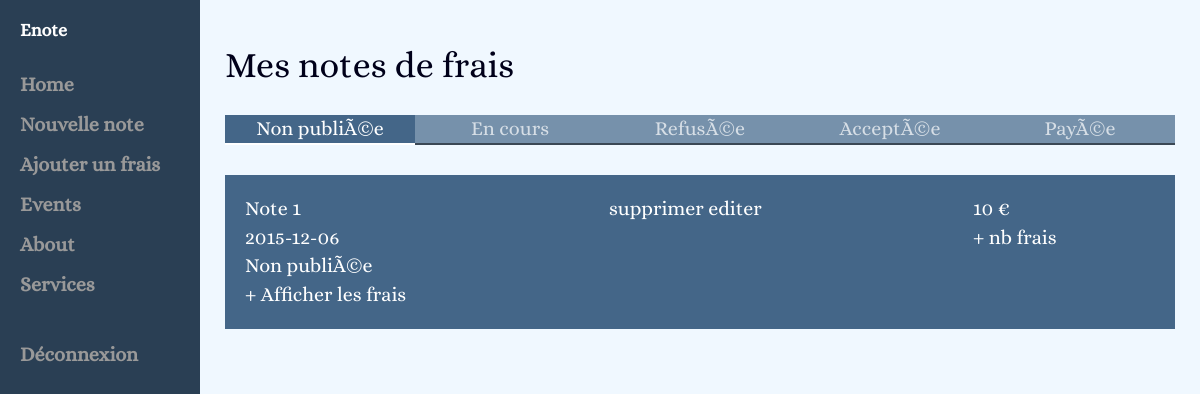
Page / (signed in) on the earlier database version.
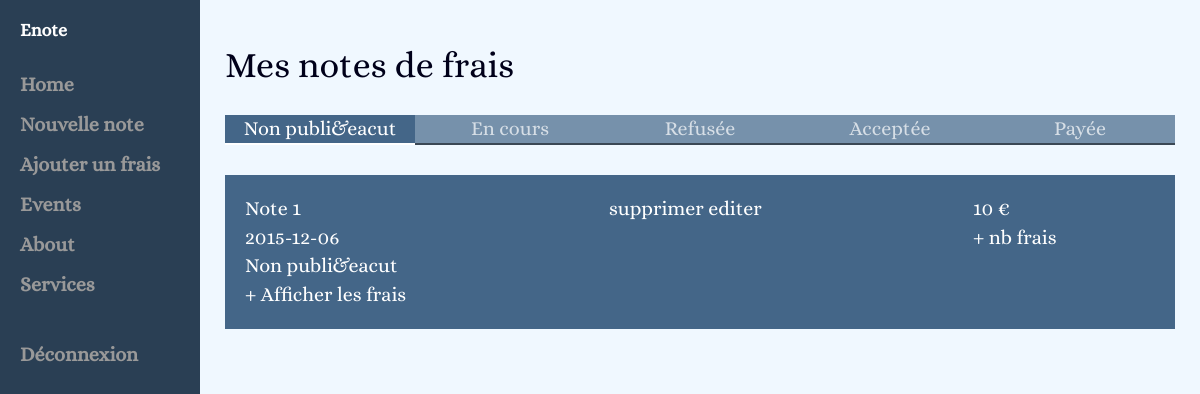
Same page on the later database version.
### tables this page shows
CREATE TABLE IF NOT EXISTS `statut_note` (
  `id` int(11) NOT NULL AUTO_INCREMENT,
  `name` varchar(15) NOT NULL,
  PRIMARY KEY (`id`)
);

CREATE TABLE IF NOT EXISTS `note_frais` (
  `id` int(11) NOT NULL AUTO_INCREMENT,
  `name` varchar(255) NOT NULL,
  `total` float NOT NULL,
  `date` date NOT NULL,
  `user_id` int(11) NOT NULL,
  `statut_id` int(11) NOT NULL,
  PRIMARY KEY (`id`),
  KEY `categorie_id` (`statut_id`),
  KEY `user_id` (`user_id`)
);

### class/Security.php (called while the page is built, shortened)
<?php
class Security {
    public function logged(){
        if (isset($_SESSION['user'])) {
            return true;
        }
        return false;
    }
}

### class/Statut.php (called while the page is built, shortened)
<?php
class Statut {
    private $id;
    public function setId($value)
    {
        $this->id = $value;
    }
    public function getAll($bdd) {
        $statut = $bdd->query("SELECT * FROM statut_note");
        return $statut->fetchAll();
    }
    public function getStatutById($bdd) {
        $statut = $bdd->prepare("SELECT * FROM statut_note WHERE id = :sId");
        $statut->execute(array(
            ":sId"      =>  $this->id
        ));
        return $statut->fetch();
    }
}

### class/User.php (called while the page is built, shortened)
<?php
include_once 'Note.php';
class User {
    private $id;
    public function getNotes($bdd) {
        $note = new Note();
        $listNotes = $note->getNotesByUser($bdd, $this->id);
        return $listNotes;
    }
}

### class/Note.php (called while the page is built, shortened)
<?php
class Note {
    public function getNotesByUser($bdd, $uid) {
        $listNotes = $bdd->prepare("SELECT * FROM note_frais WHERE user_id = :uId");
        $listNotes->execute(array(
            ":uId"  =>  $uid
        ));
        return $listNotes->fetchAll();
    }
}

### views/include/accueil.php (the view, shortened to what this page needs)
<div id="accueil">
	<h1>Mes notes de frais</h1>
	<div class="list-container">
		<ul class="list-statut">
                    <?php foreach ($listStatut as $statut) { ?>
                        <li class="statut-<?php echo $statut['id']; if ($statut['id'] == 1) {echo " active";} ?>"><?php echo $statut['name']; ?></li>
                    <?php } ?>
		</ul>
		<ul class="list-note">
			<?php
                                $noteStatut = new Statut();
				foreach ($notes as $note) {
			?>
				<li class="statut-<?php echo $note['statut_id']; ?>">
					<div class="infos-note">
						<span><?php echo $note['name']; ?></span><br/>
						<span><?php echo $note['date']; ?></span><br/>
                        <span>
                            <?php
                                $noteStatut->setId($note['statut_id']);
                                $stat = $noteStatut->getStatutById($bdd);
                                echo $stat['name'];
                            ?>
                        </span><br/>
					</div>
					<div class="actions-note">
						<span>supprimer</span>
						<span>editer</span>
					</div>
					<div class="total">
						<?php echo $note['total']; ?> €<br/>
						+ nb frais<br/>
					</div>
					<div class="btn-show-frais">+ Afficher les frais</div>
				</li>
			<?php
				}
			?>
		</ul>
	</div>
</div>

### index.php (shortened to what this page needs)
<?php
    include_once 'function/bdd.php';
    include_once "/class/Security.php";
    include_once '/class/User.php';
    $basePath = "http://" . $_SERVER["SERVER_NAME"] . "/enote/";
    $secu = new Security();
    if(isset($_GET['page']) && !empty($_GET['page']) && preg_match("/^[a-zA-Z0-9-]+$/i",$_GET['page'])){
            $p = htmlspecialchars(htmlentities($_GET['page']));
            if(file_exists('controller/' . $p . 'Controller.php')){
                    include_once 'views/global/header.php';
                    include_once 'controller/' . $p . 'Controller.php';
                    include_once 'views/global/footer.php';
            }else{
                    include_once 'views/global/header.php';
                    include_once 'views/include/404.php';
                    include_once 'views/global/footer.php';
            }
    }else{
            include_once 'views/global/header.php';
            include_once 'controller/accueilController.php';
            include_once 'views/global/footer.php';
    }
?>

### views/global/header.php (shortened to what this page needs)
<!DOCTYPE html>
<html>
    <head>
        <link href="<?php echo $basePath ?>vendor/bootstrap-3.3.6-dist/css/bootstrap.min.css" rel="stylesheet">
        <link rel="stylesheet" type="text/css" href="<?php echo $basePath ?>css/app.css">
    </head>
    <body>
        <header>
           <div id="sidebar-wrapper">
            <ul class="sidebar-nav">
                <li class="sidebar-brand">
                    <a href="<?php echo $basePath; ?>">Enote</a>
                </li>
                <li>
                    <a href="<?php echo $basePath; ?>">Home</a>
                </li>
                <li>
                    <a href="<?php echo $basePath; ?>/?page=note">Nouvelle note</a>
                </li>
                <li>
                    <a href="<?php echo $basePath; ?>/?page=frais">Ajouter un frais</a>
                </li>
                <li>
                    <a href="#">Events</a>
                </li>
                <li>
                    <a href="#">About</a>
                </li>
                <li>
                    <a href="#">Services</a>
                </li>
                <li>
                    <?php
                        if($secu->logged())
                        {
                            ?>
                <li class="deco">
                    <a href="?page=deconnexion">Déconnexion<span class="sr-only">(current)</span></a>
                </li>
                        <?php
                        }
                        ?>
                </li>
            </ul>
        </div>
        </header>
        <section class ="section">

### controller/accueilController.php
<?php
include_once "/class/Note.php";
include_once "/class/Statut.php";
include_once "/class/User.php";
if (isset($_SESSION['user']) && !empty($_SESSION['user']))
{
        $user = unserialize($_SESSION['user']);
	$notes = $user->getNotes($bdd);
        $statut = new Statut();
        $listStatut = $statut->getAll($bdd);
    include_once "/views/include/accueil.php";
}
else
{
    header("Location: http://localhost/enote/?page=connexion");
}

### views/global/footer.php (shortened to what this page needs)
        </section>
    </body>
</html>

### css/styles.css (style rules this page uses)
body { background: aliceblue; color: #00001a; font-size: 20px; font-family: Alice; margin-left: 200px; }
header { font-weight: bold; }
.section { margin: 0 auto 25px auto; padding: 25px; }
.deco { margin-top: 30px; }
#sidebar-wrapper { z-index: 1000; position: fixed; left: 200px; width: 0; height: 100%; margin-left: -200px; overflow-y: auto; background: #2A3F54; }
.sidebar-nav { position: absolute; top: 0; width: 200px; margin: 0; padding: 0; list-style: none; height: 100%; }
.sidebar-nav li { text-indent: 20px; line-height: 40px; }
.sidebar-nav li a { display: block; text-decoration: none; color: #999999; }
.sidebar-nav > .sidebar-brand { height: 65px; font-size: 18px; line-height: 60px; }
.sidebar-nav > .sidebar-brand a { color: #999999; }
@media (min-width:768px) { #sidebar-wrapper { width: 200px; } }
#accueil ul { padding: 0; margin: 0; }
#accueil .list-statut { margin: 30px 0; font-size: 0; background-color: rgba(68, 102, 136, 0.70); color: rgba(255, 255, 255, 0.70); }
#accueil .list-statut li { display: inline-block; cursor: pointer; width: 20%; font-size: 20px; text-align: center; border-bottom: 2px solid rgba(0, 0, 0, 0.50); }
#accueil .list-statut li.active { background-color: #446688; border-bottom: 2px solid white; color: white; }
#accueil .list-note { color: white; }
#accueil .list-note li { list-style-type: none; min-height: 100px; margin: 15px 0; padding: 20px; background-color: #446688; font-size: 0; }
#accueil .list-note li .btn-show-frais { cursor: pointer; }
#accueil .list-note li div { display: inline-block; vertical-align: top; font-size: 20px; }
#accueil .list-note .infos-note, #accueil .list-note .actions-note { width: 40%; }
#accueil .list-note .total { width: 20%; }

Differences in the rows shown:
changed statut_note: name "Non publiÃ©e" → "Non publi&eacut"
changed statut_note: name "RefusÃ©e" → "Refusée"
changed statut_note: name "AcceptÃ©e" → "Acceptée"
changed statut_note: name "PayÃ©e" → "Payée"
changed through a linked row, note_frais "Note 1": statut.name "Non publiÃ©e" → "Non publi&eacut"
